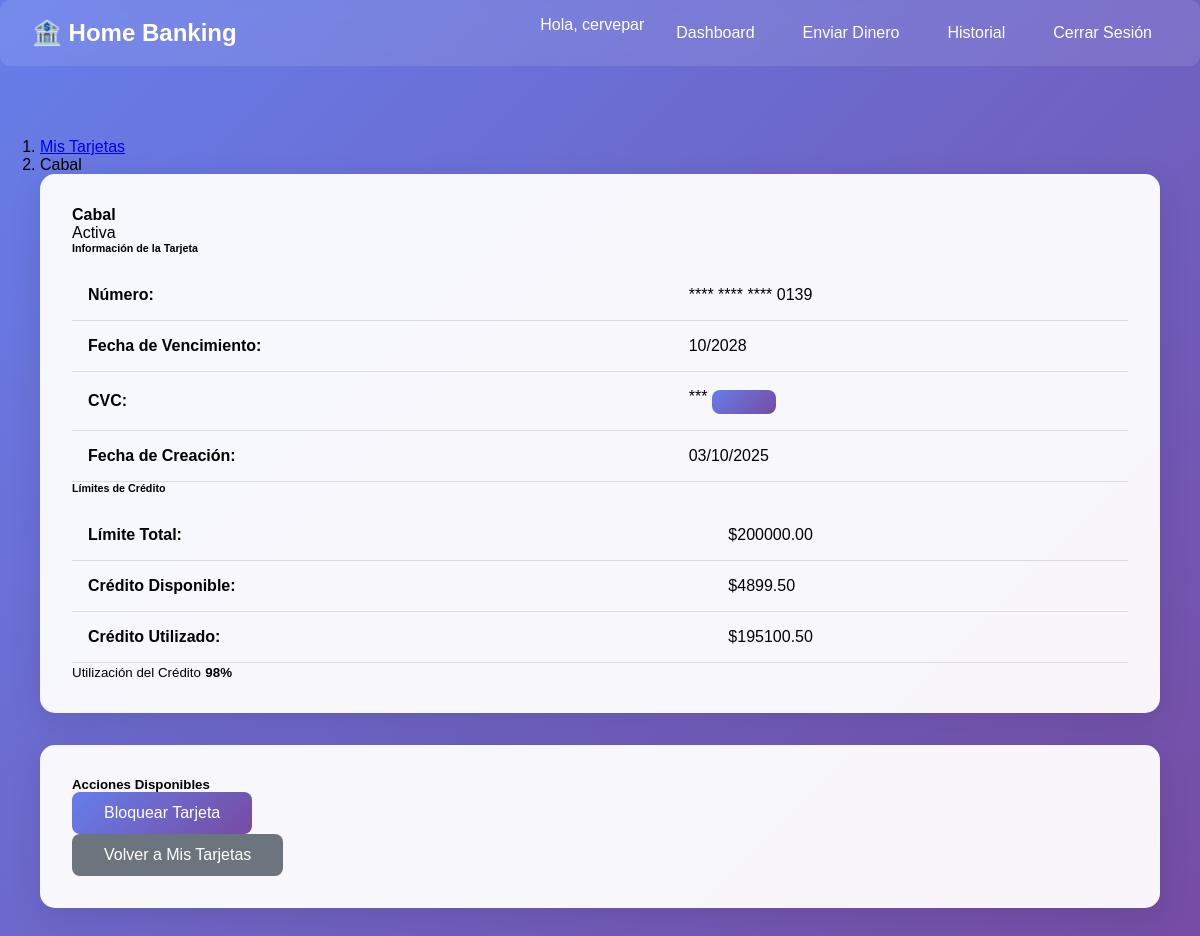
The page /tarjeta-credito/detalle/1/ (signed in) on the database as committed earlier.
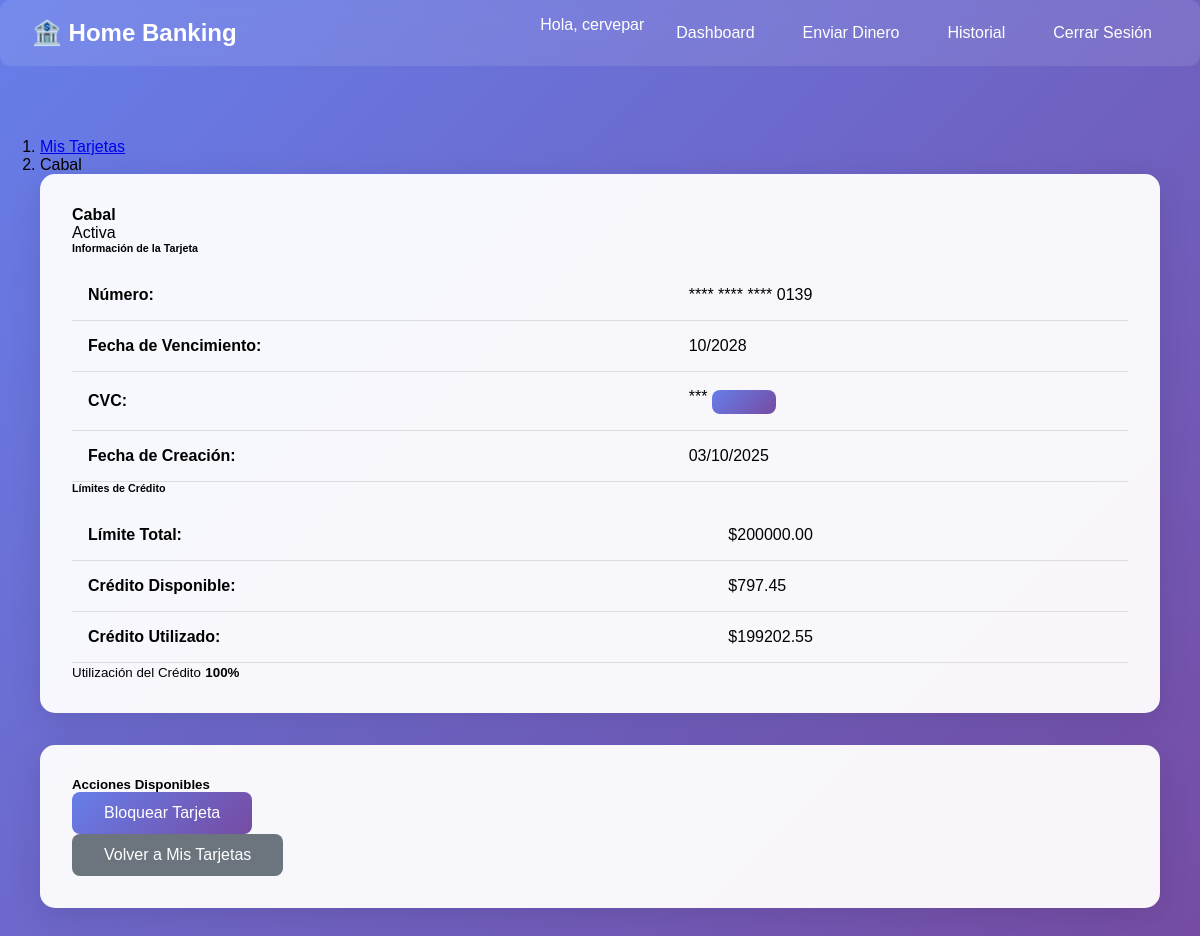
The same page on the database as committed later.
### tarjeta_credito/models.py (models this page shows, shortened)
class TarjetaCredito(models.Model):
    MARCA_CHOICES = [
        ('CABAL', 'Cabal'),
        ('CREDICARD', 'Credicard'),
    ]
    ESTADO_CHOICES = [
        ('ACTIVA', 'Activa'),
        ('BLOQUEADA', 'Bloqueada'),
        ('VENCIDA', 'Vencida'),
        ('CANCELADA', 'Cancelada'),
    ]
    usuario = models.ForeignKey(
        User,
        on_delete=models.CASCADE,
        related_name='tarjetas_credito'
    )
    identificador_unico = models.UUIDField(
        default=uuid.uuid4,
        unique=True,
        editable=False,
        help_text="Identificador único de la tarjeta para uso en APIs"
    )
    numero_tarjeta = models.CharField(
        max_length=16,
        unique=True,
        editable=False,
        validators=[MinLengthValidator(16), MaxLengthValidator(16)]
    )
    ultimos_4_digitos = models.CharField(
        max_length=4,
        editable=False,
        validators=[MinLengthValidator(4), MaxLengthValidator(4)]
    )
    marca = models.CharField(
        max_length=20,
        choices=MARCA_CHOICES,
        default='CABAL'
    )
    cvc = models.CharField(
        max_length=4,
        editable=False,
        validators=[MinLengthValidator(3), MaxLengthValidator(4)]
    )
    fecha_vencimiento = models.DateField(editable=False)
    fecha_creacion = models.DateTimeField(auto_now_add=True)
    estado = models.CharField(
        max_length=15,
        choices=ESTADO_CHOICES,
        default='ACTIVA'
    )
    limite_credito = models.DecimalField(
        max_digits=15,
        decimal_places=2,
        default=50000.00
    )
    credito_disponible = models.DecimalField(
        max_digits=15,
        decimal_places=2,
        default=50000.00
    )
    @property
    def numero_enmascarado(self):
        return f"**** **** **** {self.ultimos_4_digitos}"
    @property
    def esta_vencida(self):
        return self.fecha_vencimiento < datetime.now().date()
    @property
    def credito_utilizado(self):
        return self.limite_credito - self.credito_disponible
    def actualizar_estado_si_vencida(self):
        if self.esta_vencida and self.estado == 'ACTIVA':
            self.estado = 'VENCIDA'
            self.save()
    class Meta:
        verbose_name = "Tarjeta de Crédito"
        verbose_name_plural = "Tarjetas de Crédito"
        ordering = ['-fecha_creacion']

### tarjeta_credito/views.py (the view)
# urls.py: path('detalle/<int:tarjeta_id>/', views.detalle_tarjeta_view, name='detalle_tarjeta'),
@login_required
def detalle_tarjeta_view(request, tarjeta_id):
    tarjeta = get_object_or_404(TarjetaCredito, id=tarjeta_id, usuario=request.user)
    tarjeta.actualizar_estado_si_vencida()
    context = {
        'tarjeta': tarjeta
    }
    return render(request, 'tarjeta_credito/detalle.html', context)

### tarjeta_credito/templates/tarjeta_credito/detalle.html (shortened to what the changed rows need)
{% extends 'cuenta/base.html' %}
{% block content %}
<div class="container mt-4">
    <div class="row justify-content-center">
        <div class="col-md-8">
            <nav aria-label="breadcrumb">
                <ol class="breadcrumb">
                    <li class="breadcrumb-item">
                        <a href="{% url 'tarjeta_credito:mis_tarjetas' %}">Mis Tarjetas</a>
                    </li>
                    <li class="breadcrumb-item active">{{ tarjeta.get_marca_display }}</li>
                </ol>
            </nav>
            <div class="card mb-4">
                <div class="card-header d-flex justify-content-between align-items-center">
                    <h4 class="mb-0">{{ tarjeta.get_marca_display }}</h4>
                    <span class="badge fs-6
                        {% if tarjeta.estado == 'ACTIVA' %}bg-success
                        {% elif tarjeta.estado == 'BLOQUEADA' %}bg-warning
                        {% elif tarjeta.estado == 'VENCIDA' %}bg-danger
                        {% else %}bg-secondary{% endif %}">
                        {{ tarjeta.get_estado_display }}
                    </span>
                </div>
                <div class="card-body">
                    <div class="row">
                        <div class="col-md-6">
                            <table class="table table-borderless">
                                <tr>
                                    <td><strong>Número:</strong></td>
                                    <td>{{ tarjeta.numero_enmascarado }}</td>
                                </tr>
                                <tr>
                                    <td><strong>Fecha de Vencimiento:</strong></td>
                                    <td>
                                        {{ tarjeta.fecha_vencimiento|date:"m/Y" }}
                                    </td>
                                </tr>
                                <tr>
                                    <td><strong>Fecha de Creación:</strong></td>
                                    <td>{{ tarjeta.fecha_creacion|date:"d/m/Y" }}</td>
                                </tr>
                            </table>
                        </div>
                        <div class="col-md-6">
                            <table class="table table-borderless">
                                <tr>
                                    <td><strong>Límite Total:</strong></td>
                                    <td class="text-primary">${{ tarjeta.limite_credito|floatformat:2 }}</td>
                                </tr>
                                <tr>
                                    <td><strong>Crédito Disponible:</strong></td>
                                    <td class="text-success">${{ tarjeta.credito_disponible|floatformat:2 }}</td>
                                </tr>
                                <tr>
                                    <td><strong>Crédito Utilizado:</strong></td>
                                    <td class="text-warning">${{ tarjeta.credito_utilizado|floatformat:2 }}</td>
                                </tr>
                            </table>
                            {% widthratio tarjeta.credito_utilizado tarjeta.limite_credito 100 as porcentaje %}
                            <div class="mb-3">
                                <div class="d-flex justify-content-between">
                                    <small><strong>{{ porcentaje }}%</strong></small>
                                </div>
                            </div>
                        </div>
                    </div>
                </div>
            </div>
        </div>
    </div>
</div>
{% endblock %}

Rows that differ between the two databases and show on the page:
changed TarjetaCredito "Cabal": credito_disponible "4899.50" → "797.45"; credito_utilizado "195100.50" → "199202.55"
Other text that changed with them:
{{ porcentaje }}: "98" → "100"
